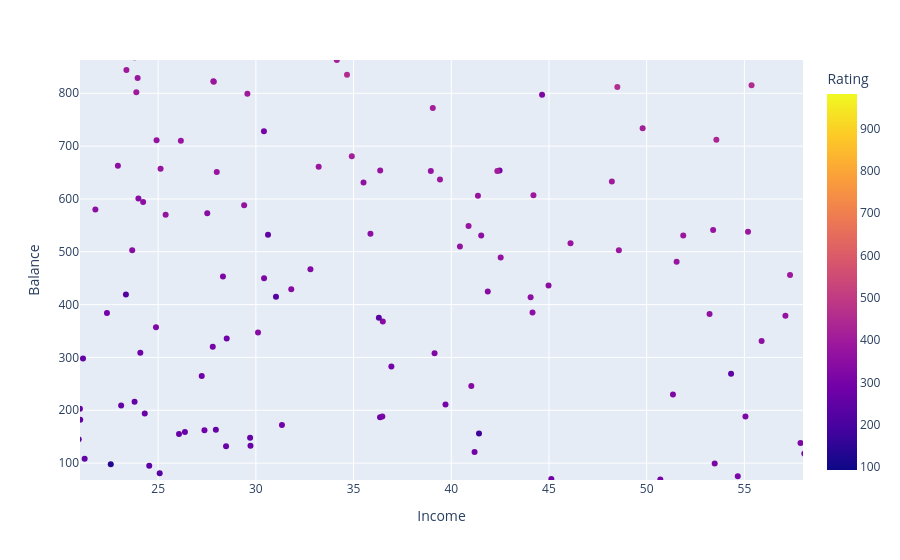

Here is the notebook cell this chart was saved with:
### Markdown cell above
Supponiamo ora di voler visualizzare una **terza dimensione**. E' possibile con uno scatterplot 3D.<br>
In generale, la terza dimensione negli scatterplot è visualizzabile con il **colore** (parametro `color`) oppure il tipo di punto (parametro `symbol`).

### Code cell
px.scatter(df, x='Income', y='Balance', range_x=[21, 58], range_y=[68,863], color='Rating')

### Figure 1 — Plotly figure (JSON) as saved in the notebook; plotly's stock layout.template omitted (floating-point values rounded to 4 significant figures; data arrays with more than 128 entries replaced by an {"elided": "..."} marker saying what was removed)
{"data": [{"hovertemplate": "Income=%{x}<br>Balance=%{y}<br>Rating=%{marker.color}<extra></extra>", "legendgroup": "", "marker": {"color": {"elided": "400 int values"}, "coloraxis": "coloraxis", "symbol": "circle"}, "mode": "markers", "name": "", "orientation": "v", "showlegend": false, "type": "scatter", "x": {"elided": "400 float values"}, "xaxis": "x", "y": {"elided": "400 int values"}, "yaxis": "y"}], "layout": {"coloraxis": {"colorbar": {"title": {"text": "Rating"}}, "colorscale": [[0, "#0d0887"], [0.1111, "#46039f"], [0.2222, "#7201a8"], [0.3333, "#9c179e"], [0.4444, "#bd3786"], [0.5556, "#d8576b"], [0.6667, "#ed7953"], [0.7778, "#fb9f3a"], [0.8889, "#fdca26"], [1, "#f0f921"]]}, "legend": {"tracegroupgap": 0}, "margin": {"t": 60}, "xaxis": {"anchor": "y", "domain": [0, 1], "range": [21, 58], "title": {"text": "Income"}}, "yaxis": {"anchor": "x", "domain": [0, 1], "range": [68, 863], "title": {"text": "Balance"}}}}
